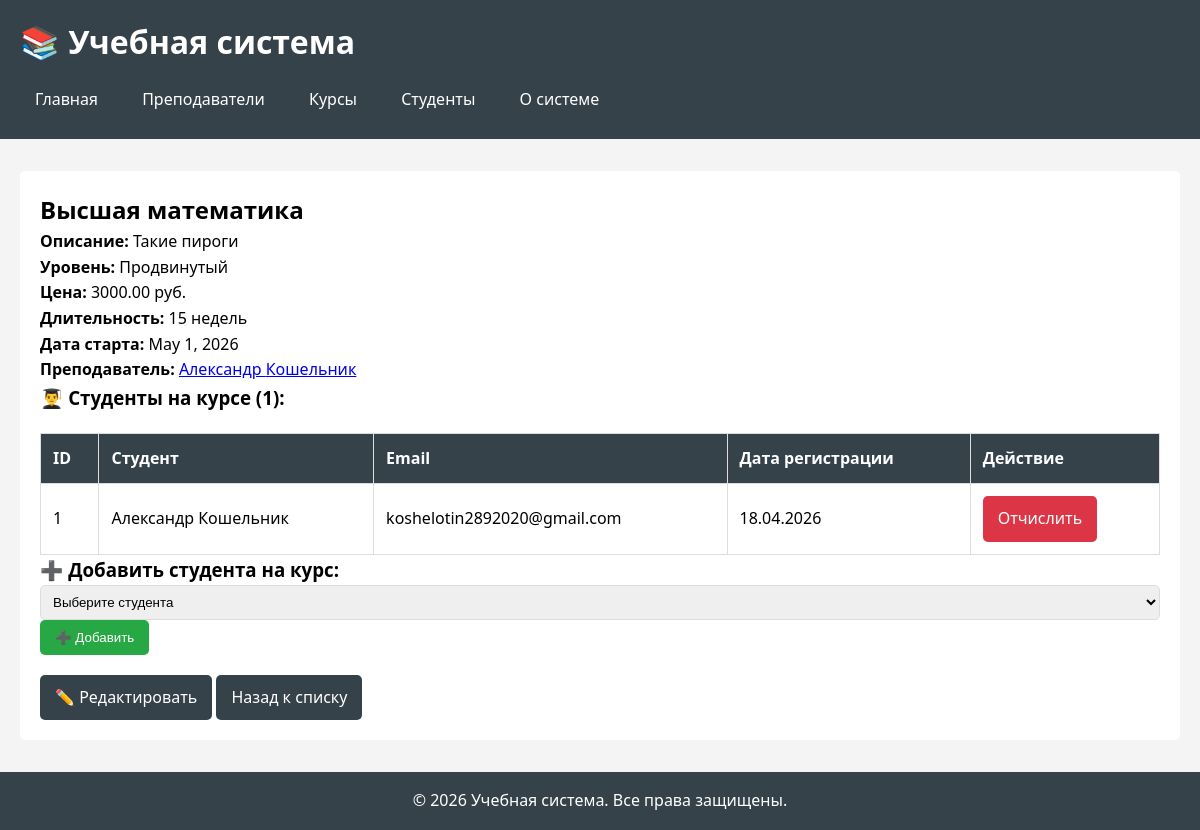
The page /courses/1/ on the database its author committed.
### schedule/models.py (models this page shows, shortened)
class Course(models.Model):
    LEVEL_CHOICES = [
        ('beginner', 'Начальный'),
        ('intermediate', 'Средний'),
        ('advanced', 'Продвинутый'),
    ]
    title = models.CharField(max_length=200, verbose_name="Название курса")
    description = models.TextField(verbose_name="Описание")
    level = models.CharField(max_length=20, choices=LEVEL_CHOICES,
                             default='beginner', verbose_name="Уровень")
    price = models.DecimalField(max_digits=10, decimal_places=2,
                                verbose_name="Цена")
    duration_weeks = models.PositiveIntegerField(verbose_name="Длительность (недели)")
    start_date = models.DateField(verbose_name="Дата старта")
    teacher = models.ForeignKey(
        Teacher,
        on_delete=models.SET_NULL,
        null=True,
        related_name='courses',
        verbose_name="Преподаватель"
    )
    created_at = models.DateTimeField(auto_now_add=True)
    class Meta:
        verbose_name = "Курс"
        verbose_name_plural = "Курсы"
        unique_together = ['title', 'teacher']

class Teacher(models.Model):
    first_name = models.CharField(max_length=100, verbose_name="Имя")
    last_name = models.CharField(max_length=100, verbose_name="Фамилия")
    email = models.EmailField(unique=True, verbose_name="Email")
    phone = models.CharField(max_length=20, blank=True, null=True,
                             verbose_name="Телефон")
    hire_date = models.DateField(verbose_name="Дата найма")
    is_active = models.BooleanField(default=True, verbose_name="Активен")
    created_at = models.DateTimeField(auto_now_add=True)
    updated_at = models.DateTimeField(auto_now=True)
    class Meta:
        verbose_name = "Преподаватель"
        verbose_name_plural = "Преподаватели"
        ordering = ['last_name', 'first_name']

class Student(models.Model):
    first_name = models.CharField(max_length=100, verbose_name="Имя")
    last_name = models.CharField(max_length=100, verbose_name="Фамилия")
    email = models.EmailField(unique=True, verbose_name="Email")
    phone = models.CharField(max_length=20, blank=True, verbose_name="Телефон")
    date_of_birth = models.DateField(null=True, blank=True,
                                     verbose_name="Дата рождения")
    is_active = models.BooleanField(default=True, verbose_name="Активен")
    courses = models.ManyToManyField(
        Course,
        related_name='students',
        blank=True,
        verbose_name="Курсы"
    )
    registration_date = models.DateTimeField(auto_now_add=True)
    class Meta:
        verbose_name = "Студент"
        verbose_name_plural = "Студенты"
        ordering = ['last_name', 'first_name']

### schedule/views.py (the view)
# urls.py: path('courses/<int:course_id>/', views.course_detail, name='course_detail'),
def course_detail(request, course_id):
    course = get_object_or_404(Course, id=course_id)
    students = course.students.all()  # Все студенты курса
    not_enrolled_students = Student.objects.exclude(courses=course)
    context = {
        'course': course,
        'students': students,
        'students_count': students.count(),
        'not_enrolled_students': not_enrolled_students,
    }
    return render(request, 'schedule/course_detail.html', context)

### schedule/templates/schedule/course_detail.html (shortened to what this page needs)
{% extends 'schedule/base.html' %}
{% block content %}
<h2>{{ course.title }}</h2>
<div class="course-info">
    <p><strong>Описание:</strong> {{ course.description }}</p>
    <p><strong>Уровень:</strong> {{ course.get_level_display }}</p>
    <p><strong>Цена:</strong> {{ course.price }} руб.</p>
    <p><strong>Длительность:</strong> {{ course.duration_weeks }} недель</p>
    <p><strong>Дата старта:</strong> {{ course.start_date }}</p>
    <p><strong>Преподаватель:</strong>
        <a href="{% url 'schedule:teacher_detail' course.teacher.id %}">
            {{ course.teacher.first_name }} {{ course.teacher.last_name }}
        </a>
    </p>
    <h3>👨‍🎓 Студенты на курсе ({{ students_count }}):</h3>
    {% if students %}
    <table>
        <thead>
            <tr>
                <th>ID</th>
                <th>Студент</th>
                <th>Email</th>
                <th>Дата регистрации</th>
                <th>Действие</th>
            </tr>
        </thead>
        <tbody>
            {% for student in students %}
            <tr>
                <td>{{ student.id }}</td>
                <td>{{ student.first_name }} {{ student.last_name }}</td>
                <td>{{ student.email }}</td>
                <td>{{ student.registration_date|date:"d.m.Y" }}</td>
                <td>
                    <a href="{% url 'schedule:unenroll_student' student.id course.id %}"
                       class="btn btn-danger"
                       onclick="return confirm('Отписать {{ student.first_name }} {{ student.last_name }} от курса?')">
                        Отчислить
                    </a>
                </td>
            </tr>
            {% endfor %}
        </tbody>
    </table>
    <h3>➕ Добавить студента на курс:</h3>
    <form method="post" action="{% url 'schedule:add_student_to_course' course.id %}">
        <div class="form-group">
            <select name="student_id" required>
                <option value="">Выберите студента</option>
            </select>
            <button type="submit" class="btn btn-success">➕ Добавить</button>
        </div>
    </form>
    {% endif %}
</div>
<div style="margin-top: 20px;">
    <a href="{% url 'schedule:course_update' course.id %}" class="btn">✏️ Редактировать</a>
    <a href="{% url 'schedule:course_list' %}" class="btn">Назад к списку</a>
</div>
{% endblock %}

### schedule/templates/schedule/base.html (style rules this page uses)
* { margin: 0; padding: 0; box-sizing: border-box; }
body { font-family: 'Segoe UI', Tahoma, Geneva, Verdana, sans-serif; line-height: 1.6; background-color: #f4f4f4; }
.btn { display: inline-block; padding: 10px 15px; background: #35424a; color: white; text-decoration: none; border: none; border-radius: 5px; cursor: pointer; }
.btn-danger { background: #dc3545; }
.btn-success { background: #28a745; }
table { width: 100%; border-collapse: collapse; margin-top: 20px; }
table, th, td { border: 1px solid #ddd; }
th, td { padding: 12px; text-align: left; }
th { background-color: #35424a; color: white; }
.form-group { margin-bottom: 15px; }
.form-group input, .form-group select, .form-group textarea { width: 100%; padding: 8px; border: 1px solid #ddd; border-radius: 5px; }

### rows shown on the page
Course: title "Высшая математика", description "Такие пироги", level "Продвинутый", price "3000.00", duration_weeks "15", start_date "May 1, 2026", teacher.first_name "Александр", teacher.last_name "Кошельник"
Student: id "1", first_name "Александр", last_name "Кошельник", email "koshelotin2892020@gmail.com", registration_date "18.04.2026"

### other values the page prints
{{ students_count }} "1"
